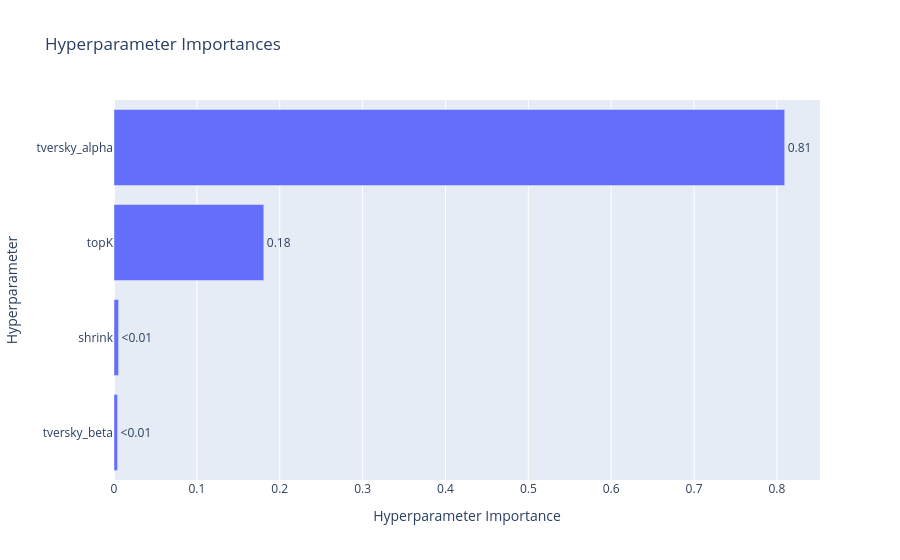

Notebook code cell kept with this figure:
### Code cell
from optuna.visualization import plot_parallel_coordinate
from optuna.visualization import plot_param_importances


plot_param_importances(optuna_study)

### Figure 1 — Plotly figure (JSON) as saved in the notebook; plotly's stock layout.template omitted (floating-point values rounded to 4 significant figures)
{"data": [{"cliponaxis": false, "hovertemplate": ["tversky_beta (FloatDistribution): 0.004340993919523664<extra></extra>", "shrink (IntDistribution): 0.005513093742597401<extra></extra>", "topK (IntDistribution): 0.18077972852131172<extra></extra>", "tversky_alpha (FloatDistribution): 0.8093661838165672<extra></extra>"], "name": "Objective Value", "orientation": "h", "text": ["<0.01", "<0.01", "0.18", "0.81"], "textposition": "outside", "type": "bar", "x": [0.004341, 0.005513, 0.1808, 0.8094], "y": ["tversky_beta", "shrink", "topK", "tversky_alpha"]}], "layout": {"title": {"text": "Hyperparameter Importances"}, "xaxis": {"title": {"text": "Hyperparameter Importance"}}, "yaxis": {"title": {"text": "Hyperparameter"}}}}
